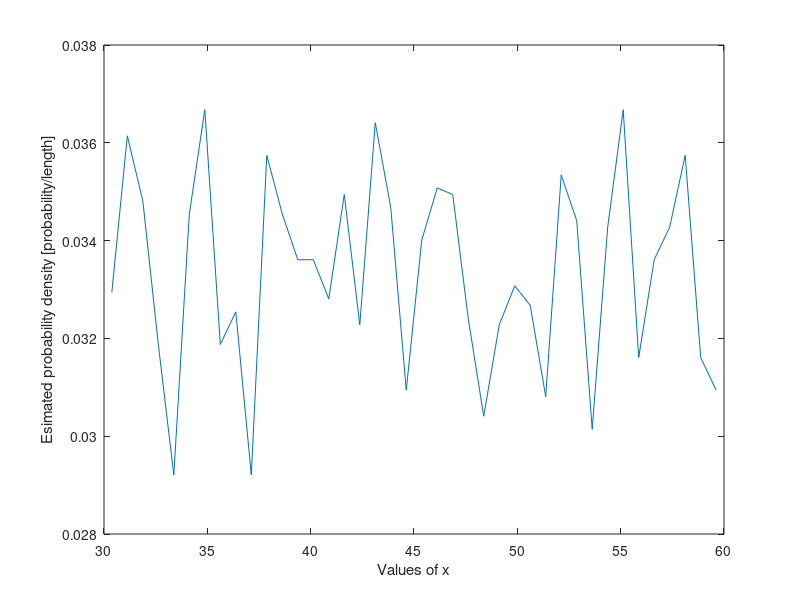
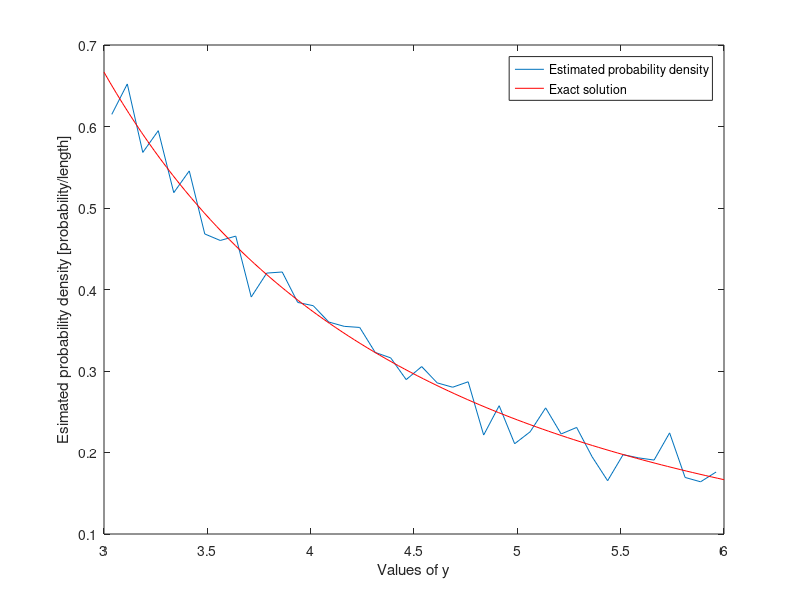

Here is the MATLAB script that generated these plots, in order:
%%%%
% ECEn 370 Homework 8 Example
% February 27, 2014
clear all;

% I will do this for Example 4.2 in the book.
% Suppose I want to start by sampling 10,000 points from a uniform
% distribution from 30 to 60. I can generate these by the following code.
Num_trials = 10000;
X = 30 * rand(Num_trials,1) + 30;

% Then I want to plot an estimate of the PDF for this distribution. I first
% will need to create a histogram of the trial outcomes and then estimate
% the PDF by dividing by the total number of trials to estimate the 
% probability for each bin. But since I need a probability per length, then 
% I also need to divide by the length of each bin.

Num_bins = 40;
[nelements, centers] = hist(X, Num_bins);
bin_length = centers(2) - centers(1);
prob_density_estimate = nelements / Num_trials / bin_length;

% This will then plot the estimated probability density function
figure(1);
plot(centers, prob_density_estimate);
xlabel('Values of x');
ylabel('Esimated probability density [probability/length]');


% Suppose I then want to find Y = g(X) and my function is Y = 180/X. I then
% will follow this same procedure for the outcomes of this formula applied
% to X.

Y = 180 ./ X;

% Again I use this same procedure that I used for X.
[nelements, centers] = hist(Y, Num_bins);
bin_length = centers(2) - centers(1);
prob_density_estimate = nelements / Num_trials / bin_length;

% I will plot my estimated probability density
figure(2);
plot(centers, prob_density_estimate);
xlabel('Values of y');
ylabel('Esimated probability density [probability/length]');


% The exact answer for this problem is found on page 204, where f_Y(y) is
% defined as 6/y^2 if 3 < y < 6 and 0 otherwise. We can compare our
% estimated pdf using our simulation with the exact result using the
% following code.

hold on;
y_exact = linspace(3,6,100);
pdf_y = 6 ./ y_exact.^2;
plot(y_exact, pdf_y, 'r-');
hold off;

% This places a legend on the graph of the probability density.
legend('Estimated probability density', 'Exact solution');

